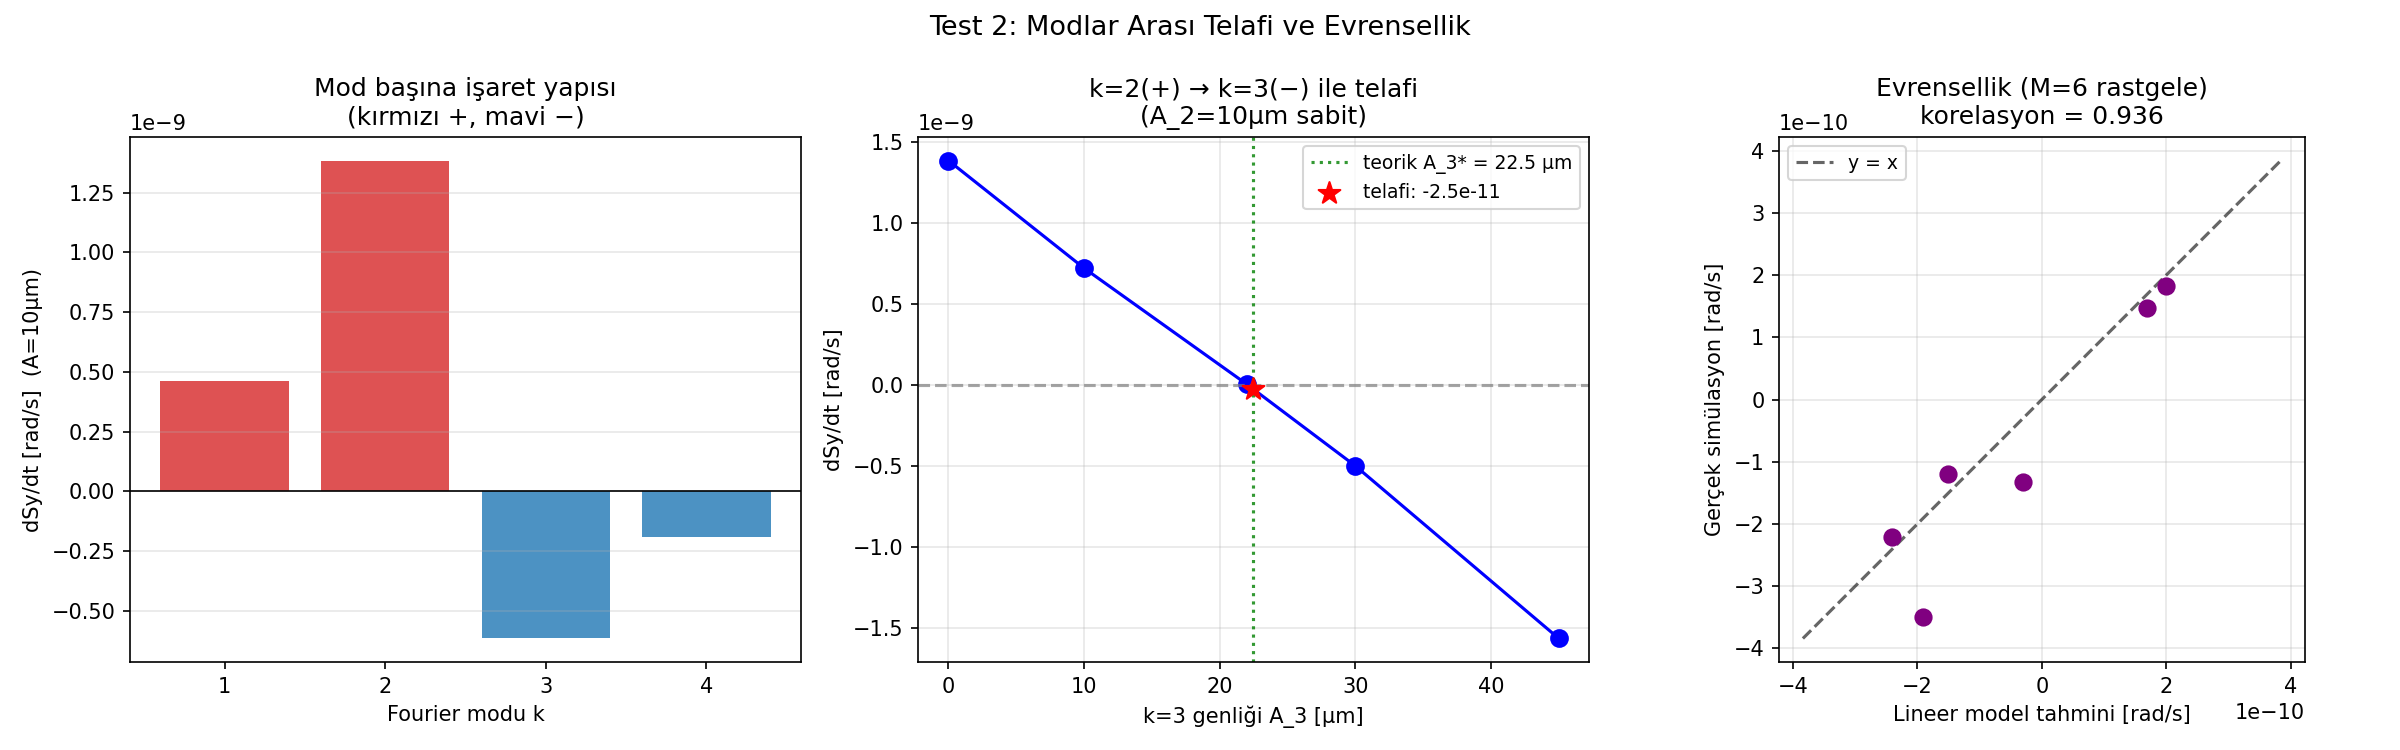

Here is the Python script that generated this plot:
#!/usr/bin/env python3
"""test_harmonic_cancellation.py — Test 2: Modlar arası telafi ve evrensellik.

Soru:
  k=2'yi tek başına yörüngeden silmek false EDM'yi sıfırlamıyor çünkü bazı
  modlar zıt işaretli false EDM üretiyor. Acaba k=1,2,3'ün her birini telafi
  eden modları bulabilir miyiz? Bulursak bu HER rastgele dağılımda geçerli mi?

Fizik:
  dSy/dt, mod genliklerinde yaklaşık LİNEER (test_cross_correlation.py'de
  doğrulandı: dSy/dt ∝ A¹). Dolayısıyla her mod k bir c_k katsayısıyla
  katkı verir:
      dSy/dt ≈ Σ_k c_k · A_k
  Rezonans işaret kuralı (Q_y ≈ 2.68): k < Q_y modları (k=1,2) pozitif,
  k > Q_y modları (k=3,4,…) negatif. Bir pozitif modu, zıt işaretli bir
  modla telafi etmek mümkün:
      c_k·A_k + c_{k'}·A_{k'} = 0  →  A_{k'}* = -(c_k / c_{k'})·A_k

Test akışı:
  Bölüm 1: c_k katsayı tablosu (k=1..4, cos & sin fazları, A=10μm, CO=True).
           İşaret yapısı (+ / −) doğrulanır.
  Bölüm 2: Telafi doğrulaması — k=2(+)/k=3(−) için A_3 taraması ile dSy/dt=0
           geçişi; ayrıca k=1(+)/k=4(−) için tek-nokta doğrulaması.
  Bölüm 3: Evrensellik — M rastgele desen için GERÇEK dSy/dt vs lineer-model
           TAHMİNİ (Σ c_k·a_k). Yüksek korelasyon → c_k evrensel → telafi
           her dağılımda hesaplanabilir.

Çıktı:
  test_harmonic_cancellation.png — 3 panel
  Terminal tablolar
"""

import json
import os
import sys
import time

import matplotlib
matplotlib.use("Agg")
import matplotlib.pyplot as plt
import multiprocessing as mp
import numpy as np

os.chdir(os.path.dirname(os.path.abspath(__file__)))
sys.path.insert(0, os.path.dirname(os.path.abspath(__file__)))

from fourier_reconstruct import fodo_basis

# ── Test parametreleri ───────────────────────────────────────────────────────
A_MODE       = 1e-5     # tek-mod genliği [m] = 10 μm
T2           = 5e-4     # simülasyon süresi [s]
CO_TURNS     = 24       # kapalı yörünge bulma tur sayısı
CO_ITER      = 1        # Newton yinelemesi
RETURN_STEPS = 3000
K_TABLE      = [1, 2, 3, 4]            # katsayı tablosu modları
A3_SCAN_UM   = [0, 10, 22, 30, 45]    # k=3 telafi taraması [μm]
M_RANDOM     = 6        # evrensellik için rastgele desen sayısı
RANDOM_RMS   = 1e-5     # rastgele hizalama RMS [m]
RANDOM_SEED  = 321


# ── Paralel worker ───────────────────────────────────────────────────────────

def _suppress_stdout():
    fd = os.dup(1)
    null = os.open(os.devnull, os.O_WRONLY)
    os.dup2(null, 1)
    os.close(null)
    return fd


def _restore_stdout(fd):
    os.dup2(fd, 1)
    os.close(fd)


def _worker(task):
    """CO=True spin takibi → dSy/dt ölçümü.

    Görev demeti: (label, dy_list, t2, co_turns, co_iter, return_steps)
    Dönüş: (label, slope [rad/s])
    """
    label, dy_list, t2, co_turns, co_iter, return_steps = task

    import os, sys, json, numpy as np
    os.chdir(os.path.dirname(os.path.abspath(__file__)))
    sys.path.insert(0, os.path.dirname(os.path.abspath(__file__)))

    from false_edm_mode_scan import setup_fields, find_closed_orbit, _make_state, C
    from integrator import integrate_particle

    with open("params.json") as fh:
        config = json.load(fh)

    fields, _, beta0, R0, p_mag, direction = setup_fields(config)
    dt    = float(config.get("dt", 1e-11))
    circ  = (2*np.pi*R0 + 4*fields.nFODO*fields.driftLen
             + 2*fields.nFODO*fields.quadLen)
    T_rev = circ / (beta0 * C)
    dy    = np.asarray(dy_list, dtype=float)

    saved = _suppress_stdout()
    try:
        v_co, _ = find_closed_orbit(fields, p_mag, direction, dy, dt, T_rev,
                                     n_turns=co_turns, n_iter=co_iter)
        y_launch = _make_state(v_co, p_mag, direction, [0.0, 0.0, direction])
        fields.poincare_quad_index = 0.0
        _, poin, poin_t = integrate_particle(
            y_launch, 0.0, t2, dt,
            fields=fields, return_steps=return_steps, quad_dy=dy,
        )
    finally:
        _restore_stdout(saved)

    slope = float(np.polyfit(np.asarray(poin_t, float),
                             np.asarray(poin[:, 7], float), 1)[0])
    return label, slope


# ── Yardımcılar ─────────────────────────────────────────────────────────────

def make_mode(n_q, k, a_cos, a_sin, antisym):
    """Tek FODO Fourier modu → quad dy vektörü [m]."""
    Fk, _ = fodo_basis(n_q, [k], antisym)
    return Fk[:, 0] * a_cos + Fk[:, 1] * a_sin


def project_fodo(dy, n_q, k_list, antisym):
    """dy vektörünü FODO modlarına ayrıştır → {k: (a_cos, a_sin)} [m]."""
    cols = [fodo_basis(n_q, [k], antisym)[0] for k in k_list]
    B = np.column_stack(cols)
    coeffs, _, _, _ = np.linalg.lstsq(B, dy, rcond=None)
    out = {}
    for i, k in enumerate(k_list):
        out[k] = (float(coeffs[2*i]), float(coeffs[2*i + 1]))
    return out


# ── Ana rutin ────────────────────────────────────────────────────────────────

def main():
    t0 = time.time()

    with open("params.json") as fh:
        config = json.load(fh)
    from false_edm_mode_scan import setup_fields
    fields, *_ = setup_fields(config)
    n_q     = 2 * int(fields.nFODO)
    antisym = config.get("smooth_antisym_fodo", True)
    ctx     = mp.get_context("spawn")
    nw      = mp.cpu_count()

    # ══ BÖLÜM 1: c_k katsayı tablosu (cos & sin) ═════════════════════════
    tasks1 = []
    for k in K_TABLE:
        tasks1.append((f"c{k}_cos",
                       make_mode(n_q, k, A_MODE, 0.0, antisym).tolist(),
                       T2, CO_TURNS, CO_ITER, RETURN_STEPS))
        tasks1.append((f"c{k}_sin",
                       make_mode(n_q, k, 0.0, A_MODE, antisym).tolist(),
                       T2, CO_TURNS, CO_ITER, RETURN_STEPS))

    print(f"BÖLÜM 1: c_k tablosu — {len(tasks1)} simülasyon ({nw} işçi)...")
    with ctx.Pool(processes=min(nw, len(tasks1))) as pool:
        res1 = dict(pool.map(_worker, tasks1))

    # c_k katsayıları: slope / A  [rad/s per metre]
    c_cos = {k: res1[f"c{k}_cos"] / A_MODE for k in K_TABLE}
    c_sin = {k: res1[f"c{k}_sin"] / A_MODE for k in K_TABLE}

    print(f"\n{'─'*60}")
    print("Mod başına false-EDM katsayısı (CO=True, A=10μm)")
    print(f"{'─'*60}")
    print(f"{'k':>3}  {'dSy/dt cos':>14}  {'işaret':>7}  {'dSy/dt sin':>14}")
    print('─'*60)
    for k in K_TABLE:
        sgn = '+' if res1[f"c{k}_cos"] > 0 else '−'
        print(f"{k:>3}  {res1[f'c{k}_cos']:>14.3e}  {sgn:>7}  "
              f"{res1[f'c{k}_sin']:>14.3e}")
    print(f"\nRezonans kuralı: Q_y≈2.68 → k<Q_y (k=1,2) pozitif, "
          f"k>Q_y (k=3,4) negatif")

    # ══ BÖLÜM 2: Telafi doğrulaması ══════════════════════════════════════
    # k=2(+) ↔ k=3(−): teorik telafi genliği
    A3_star = -(c_cos[2] / c_cos[3]) * A_MODE       # [m]
    # k=1(+) ↔ k=4(−)
    A4_star = -(c_cos[1] / c_cos[4]) * A_MODE       # [m]

    tasks2 = []
    # k=2 + k=3 taraması
    for a3_um in A3_SCAN_UM:
        dy = (make_mode(n_q, 2, A_MODE, 0.0, antisym)
              + make_mode(n_q, 3, a3_um*1e-6, 0.0, antisym))
        tasks2.append((f"scan23_{a3_um}", dy.tolist(),
                       T2, CO_TURNS, CO_ITER, RETURN_STEPS))
    # k=2 + k=3(A3*) tam telafi noktası
    dy = (make_mode(n_q, 2, A_MODE, 0.0, antisym)
          + make_mode(n_q, 3, A3_star, 0.0, antisym))
    tasks2.append(("comp23", dy.tolist(), T2, CO_TURNS, CO_ITER, RETURN_STEPS))
    # k=1 + k=4(A4*) tam telafi noktası
    dy = (make_mode(n_q, 1, A_MODE, 0.0, antisym)
          + make_mode(n_q, 4, A4_star, 0.0, antisym))
    tasks2.append(("comp14", dy.tolist(), T2, CO_TURNS, CO_ITER, RETURN_STEPS))

    print(f"\nBÖLÜM 2: Telafi doğrulaması — {len(tasks2)} simülasyon...")
    print(f"  Teorik telafi: A_3* = {A3_star*1e6:+.1f} μm (k=2 için),  "
          f"A_4* = {A4_star*1e6:+.1f} μm (k=1 için)")
    with ctx.Pool(processes=min(nw, len(tasks2))) as pool:
        res2 = dict(pool.map(_worker, tasks2))

    print(f"\n{'─'*60}")
    print("k=2 (A=10μm) + k=3 telafi taraması")
    print(f"{'─'*60}")
    print(f"{'A_3 [μm]':>10}  {'dSy/dt [rad/s]':>16}")
    print('─'*30)
    scan23 = [(a, res2[f"scan23_{a}"]) for a in A3_SCAN_UM]
    for a3_um, sl in scan23:
        print(f"{a3_um:>10d}  {sl:>16.3e}")
    base23 = res2["scan23_0"]      # k=2 tek başına
    print(f"\n  k=2 tek başına           : {base23:.3e} rad/s")
    print(f"  k=2 + k=3(A_3*={A3_star*1e6:.1f}μm) : {res2['comp23']:.3e} rad/s  "
          f"→ {abs(base23/res2['comp23']):.0f}× bastırma")
    base14 = res1["c1_cos"]
    print(f"  k=1 tek başına           : {base14:.3e} rad/s")
    print(f"  k=1 + k=4(A_4*={A4_star*1e6:.1f}μm) : {res2['comp14']:.3e} rad/s  "
          f"→ {abs(base14/res2['comp14']):.0f}× bastırma")

    # ══ BÖLÜM 3: Evrensellik — rastgele desen tahmini ════════════════════
    rng = np.random.default_rng(RANDOM_SEED)
    rand_patterns = [rng.standard_normal(n_q) * RANDOM_RMS
                     for _ in range(M_RANDOM)]
    tasks3 = [(f"rand_{m}", p.tolist(), T2, CO_TURNS, CO_ITER, RETURN_STEPS)
              for m, p in enumerate(rand_patterns)]

    print(f"\nBÖLÜM 3: Evrensellik — {len(tasks3)} rastgele desen...")
    with ctx.Pool(processes=min(nw, len(tasks3))) as pool:
        res3 = dict(pool.map(_worker, tasks3))

    # Lineer model tahmini: Σ_k c_k^cos·a_k + c_k^sin·b_k
    truth, pred = [], []
    for m, p in enumerate(rand_patterns):
        proj = project_fodo(p, n_q, K_TABLE, antisym)
        pr = sum(c_cos[k]*proj[k][0] + c_sin[k]*proj[k][1] for k in K_TABLE)
        truth.append(res3[f"rand_{m}"])
        pred.append(pr)
    truth = np.array(truth); pred = np.array(pred)
    corr = float(np.corrcoef(truth, pred)[0, 1])

    print(f"\n{'─'*60}")
    print("Rastgele desen: GERÇEK vs lineer-model TAHMİN (k=1..4)")
    print(f"{'─'*60}")
    print(f"{'desen':>6}  {'gerçek [rad/s]':>16}  {'tahmin [rad/s]':>16}")
    print('─'*44)
    for m in range(M_RANDOM):
        print(f"{m:>6d}  {truth[m]:>16.3e}  {pred[m]:>16.3e}")
    print(f"\n  Korelasyon (gerçek, tahmin) = {corr:.3f}")
    print(f"  → c_k evrensel ise telafi her dağılımda hesaplanabilir")

    elapsed = time.time() - t0
    print(f"\nToplam süre: {elapsed:.1f} s")

    # ══ Figür ═════════════════════════════════════════════════════════════
    fig, axes = plt.subplots(1, 3, figsize=(16, 5))
    fig.suptitle("Test 2: Modlar Arası Telafi ve Evrensellik", fontsize=13)

    # Panel 1: c_k işaret tablosu
    ax = axes[0]
    cvals = [res1[f"c{k}_cos"] for k in K_TABLE]
    colors = ['tab:red' if v > 0 else 'tab:blue' for v in cvals]
    ax.bar(K_TABLE, cvals, color=colors, alpha=0.8)
    ax.axhline(0, color='k', lw=0.8)
    ax.set_xlabel("Fourier modu k")
    ax.set_ylabel("dSy/dt [rad/s]  (A=10μm)")
    ax.set_title("Mod başına işaret yapısı\n(kırmızı +, mavi −)")
    ax.set_xticks(K_TABLE)
    ax.grid(True, axis='y', alpha=0.3)

    # Panel 2: k=2+k=3 telafi taraması
    ax = axes[1]
    a3s = np.array(A3_SCAN_UM, float)
    sls = np.array([res2[f"scan23_{a}"] for a in A3_SCAN_UM])
    ax.plot(a3s, sls, 'bo-', markersize=8)
    ax.axhline(0, color='gray', ls='--', alpha=0.7)
    ax.axvline(A3_star*1e6, color='green', ls=':', alpha=0.8,
               label=f"teorik A_3* = {A3_star*1e6:.1f} μm")
    ax.scatter([A3_star*1e6], [res2["comp23"]], color='red', s=120,
               zorder=5, marker='*', label=f"telafi: {res2['comp23']:.1e}")
    ax.set_xlabel("k=3 genliği A_3 [μm]")
    ax.set_ylabel("dSy/dt [rad/s]")
    ax.set_title("k=2(+) → k=3(−) ile telafi\n(A_2=10μm sabit)")
    ax.legend(fontsize=9)
    ax.grid(True, alpha=0.3)

    # Panel 3: evrensellik — gerçek vs tahmin
    ax = axes[2]
    ax.scatter(pred, truth, color='purple', s=60, zorder=3)
    lim = max(np.max(np.abs(truth)), np.max(np.abs(pred))) * 1.1
    ax.plot([-lim, lim], [-lim, lim], 'k--', alpha=0.6, label='y = x')
    ax.set_xlabel("Lineer model tahmini [rad/s]")
    ax.set_ylabel("Gerçek simülasyon [rad/s]")
    ax.set_title(f"Evrensellik (M={M_RANDOM} rastgele)\nkorelasyon = {corr:.3f}")
    ax.legend(fontsize=9)
    ax.grid(True, alpha=0.3)
    ax.set_aspect('equal', 'box')

    plt.tight_layout()
    out = "test_harmonic_cancellation.png"
    plt.savefig(out, dpi=150)
    print(f"Figür kaydedildi: {out}")


if __name__ == "__main__":
    main()
